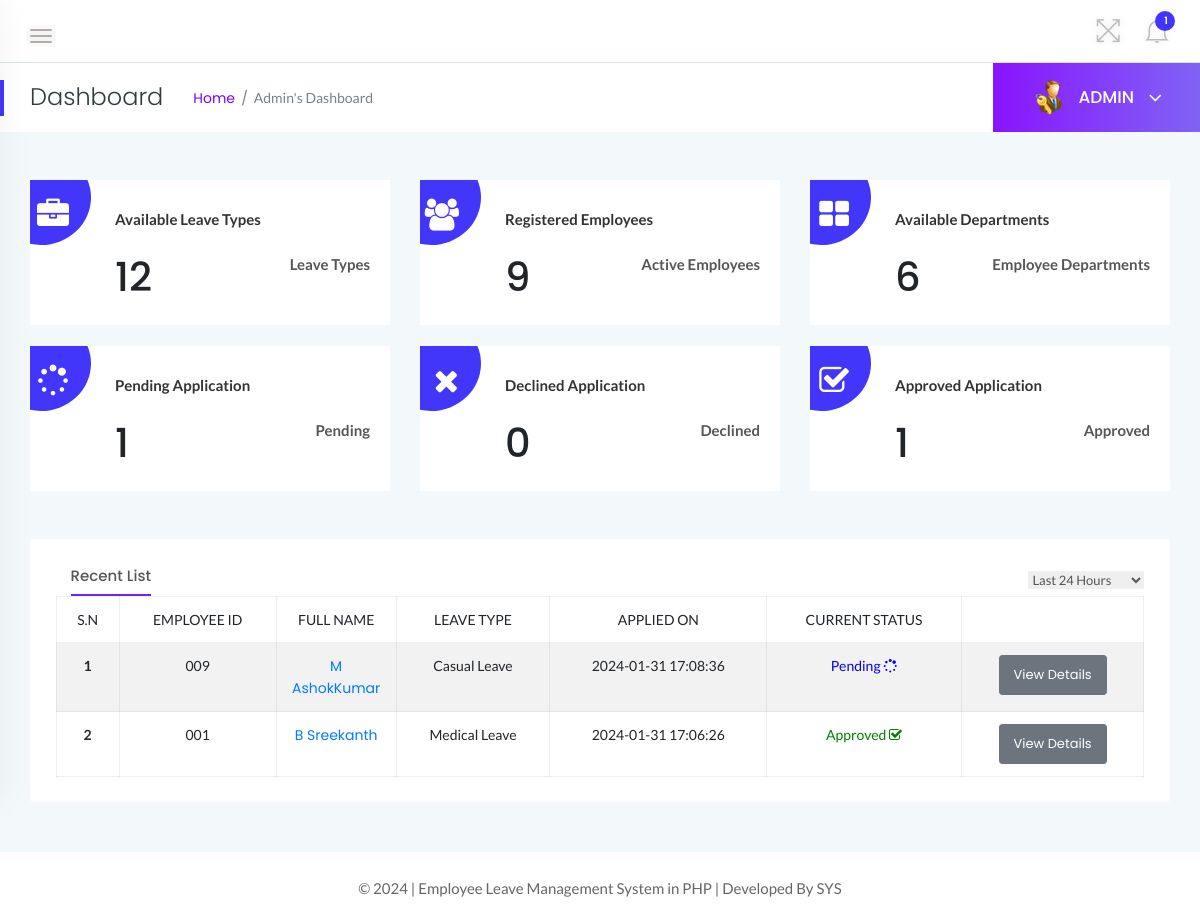
Screenshot of /admin/dashboard.php (signed in) with the database file from the repository.
### tables this page shows
CREATE TABLE `tblleaves` (
  `id` int(11) NOT NULL,
  `LeaveType` varchar(110) NOT NULL,
  `ToDate` varchar(120) NOT NULL,
  `FromDate` varchar(120) NOT NULL,
  `Description` mediumtext NOT NULL,
  `PostingDate` timestamp NOT NULL DEFAULT current_timestamp(),
  `AdminRemark` mediumtext DEFAULT NULL,
  `AdminRemarkDate` varchar(120) DEFAULT NULL,
  `Status` int(1) NOT NULL,
  `IsRead` int(1) NOT NULL,
  `empid` int(11) DEFAULT NULL
);

CREATE TABLE `tblemployees` (
  `id` int(11) NOT NULL,
  `EmpId` varchar(100) NOT NULL,
  `FirstName` varchar(150) NOT NULL,
  `LastName` varchar(150) NOT NULL,
  `EmailId` varchar(200) NOT NULL,
  `Password` varchar(180) NOT NULL,
  `Gender` varchar(100) NOT NULL,
  `Dob` varchar(100) NOT NULL,
  `Department` varchar(255) NOT NULL,
  `Address` varchar(255) NOT NULL,
  `City` varchar(200) NOT NULL,
  `Country` varchar(150) NOT NULL,
  `Phonenumber` char(11) NOT NULL,
  `Status` int(1) NOT NULL,
  `RegDate` timestamp NOT NULL DEFAULT current_timestamp()
);

### admin/dashboard.php (the view, shortened to what this page needs)
<?php
    if(strlen($_SESSION['alogin'])==0){
        header('location:index.php');
    } else {
?>
<!doctype html>
<html class="no-js" lang="en">
<head>
    <link rel="stylesheet" href="../assets/css/bootstrap.min.css">
    <link rel="stylesheet" href="../assets/css/font-awesome.min.css">
    <link rel="stylesheet" href="../assets/css/themify-icons.css">
    <link rel="stylesheet" href="../assets/css/metisMenu.css">
    <link rel="stylesheet" href="../assets/css/owl.carousel.min.css">
    <link rel="stylesheet" href="../assets/css/slicknav.min.css">
    <link rel="stylesheet" href="https://www.amcharts.com/lib/3/plugins/export/export.css" type="text/css" media="all" />
    <link rel="stylesheet" href="../assets/css/typography.css">
    <link rel="stylesheet" href="../assets/css/default-css.css">
    <link rel="stylesheet" href="../assets/css/styles.css">
    <link rel="stylesheet" href="../assets/css/responsive.css">
</head>
<body>
    <div class="page-container">
        <div class="main-content">
            <div class="header-area">
                <div class="row align-items-center">
                    <div class="col-md-6 col-sm-8 clearfix">
                        <div class="nav-btn pull-left">
                            <span></span>
                            <span></span>
                            <span></span>
                        </div>
                    </div>
                    <div class="col-md-6 col-sm-4 clearfix">
                        <ul class="notification-area pull-right">
                            <li id="full-view"><i class="ti-fullscreen"></i></li>
                            <?php include '../includes/admin-notification.php'?>
                        </ul>
                    </div>
                </div>
            </div>
            <div class="page-title-area">
                <div class="row align-items-center">
                    <div class="col-sm-6">
                        <div class="breadcrumbs-area clearfix">
                            <h4 class="page-title pull-left">Dashboard</h4>
                            <ul class="breadcrumbs pull-left">
                                <li><a href="dashboard.php">Home</a></li>
                                <li><span>Admin's Dashboard</span></li>
                            </ul>
                        </div>
                    </div>
                    <div class="col-sm-6 clearfix">
                        <div class="user-profile pull-right">
                            <img class="avatar user-thumb" src="../assets/images/admin.png" alt="avatar">
                            <h4 class="user-name dropdown-toggle" data-toggle="dropdown">ADMIN <i class="fa fa-angle-down"></i></h4>
                        </div>
                    </div>
                </div>
            </div>
            <div class="main-content-inner">
                <div class="sales-report-area mt-5 mb-5">
                    <div class="row">
                        <div class="col-md-4">
                            <div class="single-report mb-xs-30">
                                <div class="s-report-inner pr--20 pt--30 mb-3">
                                    <div class="icon"><i class="fa fa-briefcase"></i></div>
                                    <div class="s-report-title d-flex justify-content-between">
                                        <h4 class="header-title mb-0">Available Leave Types</h4>
                                    </div>
                                    <div class="d-flex justify-content-between pb-2">
                                        <h1><?php include 'counters/leavetype-counter.php'?></h1>
                                        <span>Leave Types</span>
                                    </div>
                                </div>
                            </div>
                        </div>
                        <div class="col-md-4">
                            <div class="single-report mb-xs-30">
                                <div class="s-report-inner pr--20 pt--30 mb-3">
                                    <div class="icon"><i class="fa fa-users"></i></div>
                                    <div class="s-report-title d-flex justify-content-between">
                                        <h4 class="header-title mb-0">Registered Employees</h4>
                                    </div>
                                    <div class="d-flex justify-content-between pb-2">
                                        <h1><?php include 'counters/emp-counter.php'?></h1>
                                        <span>Active Employees</span>
                                    </div>
                                </div>
                            </div>
                        </div>
                        <div class="col-md-4">
                            <div class="single-report">
                                <div class="s-report-inner pr--20 pt--30 mb-3">
                                    <div class="icon"><i class="fa fa-th-large"></i></div>
                                    <div class="s-report-title d-flex justify-content-between">
                                        <h4 class="header-title mb-0">Available Departments</h4>
                                    </div>
                                    <div class="d-flex justify-content-between pb-2">
                                        <h1><?php include 'counters/dept-counter.php'?></h1>
                                        <span>Employee Departments</span>
                                    </div>
                                </div>
                            </div>
                        </div>
                    </div>
                    <br>
                    <div class="row">
                        <div class="col-md-4">
                            <div class="single-report mb-xs-30">
                                <div class="s-report-inner pr--20 pt--30 mb-3">
                                    <div class="icon"><i class="fa fa-spinner"></i></div>
                                    <div class="s-report-title d-flex justify-content-between">
                                        <h4 class="header-title mb-0">Pending Application</h4>
                                    </div>
                                    <div class="d-flex justify-content-between pb-2">
                                        <h1><?php include 'counters/pendingapp-counter.php'?></h1>
                                        <span>Pending</span>
                                    </div>
                                </div>
                            </div>
                        </div>
                        <div class="col-md-4">
                            <div class="single-report mb-xs-30">
                                <div class="s-report-inner pr--20 pt--30 mb-3">
                                    <div class="icon"><i class="fa fa-times"></i></div>
                                    <div class="s-report-title d-flex justify-content-between">
                                        <h4 class="header-title mb-0">Declined Application</h4>
                                    </div>
                                    <div class="d-flex justify-content-between pb-2">
                                        <h1><?php include 'counters/declineapp-counter.php'?></h1>
                                        <span>Declined</span>
                                    </div>
                                </div>
                            </div>
                        </div>
                        <div class="col-md-4">
                            <div class="single-report">
                                <div class="s-report-inner pr--20 pt--30 mb-3">
                                    <div class="icon"><i class="fa fa-check-square-o"></i></div>
                                    <div class="s-report-title d-flex justify-content-between">
                                        <h4 class="header-title mb-0">Approved Application</h4>
                                    </div>
                                    <div class="d-flex justify-content-between pb-2">
                                        <h1><?php include 'counters/approvedapp-counter.php'?></h1>
                                        <span>Approved</span>
                                    </div>
                                </div>
                            </div>
                        </div>
                    </div>
                </div>
                <div class="row">
                    <div class="col-12">
                        <div class="card">
                            <div class="card-body">
							<div class="d-sm-flex justify-content-between align-items-center">
                                    <div class="trd-history-tabs">
                                        <ul class="nav" role="tablist">
                                            <li>
                                                <a class="active" data-toggle="tab" href="dashboard.php" role="tab">Recent List</a>
                                            </li>
                                        </ul>
                                    </div>
                                    <select class="custome-select border-0 pr-3">
                                        <option selected>Last 24 Hours</option>
                                    </select>
                                </div>
                                        <div class="single-table">
                                            <div class="table-responsive">
                                                <table class="table table-hover table-bordered table-striped progress-table text-center">
                                                <thead class="text-uppercase">
                                                <tr>
                                                        <td>S.N</td>
                                                        <td>Employee ID</td>
                                                        <td width="120">Full Name</td>
                                                        <td>Leave Type</td>
                                                        <td>Applied On</td>
                                                        <td>Current Status</td>
                                                        <td></td>
                                                    </tr>
                                                </thead>
                                                <tbody>
                                                <?php
                                                    $sql = "SELECT tblleaves.id as lid,tblemployees.FirstName,tblemployees.LastName,tblemployees.EmpId,tblemployees.id,tblleaves.LeaveType,tblleaves.PostingDate,tblleaves.Status from tblleaves join tblemployees on tblleaves.empid=tblemployees.id order by lid desc limit 7";
                                                    $query = $dbh -> prepare($sql);
                                                    $query->execute();
                                                    $results=$query->fetchAll(PDO::FETCH_OBJ);
                                                    $cnt=1;
                                                    if($query->rowCount() > 0){
                                                    foreach($results as $result)
                                                    {
                                                ?>
                                        <tr>
                                            <td> <b><?php echo htmlentities($cnt);?></b></td>
                                            <td><?php echo htmlentities($result->EmpId);?></td>
                                            <td><a href="update-employee.php?empid=<?php echo htmlentities($result->id);?>" target="_blank"><?php echo htmlentities($result->FirstName." ".$result->LastName);?></a></td>
                                            <td><?php echo htmlentities($result->LeaveType);?></td>
                                            <td><?php echo htmlentities($result->PostingDate);?></td>
                                            <td><?php $stats=$result->Status;
                                            if($stats==1){
                                             ?>
                                                 <span style="color: green">Approved <i class="fa fa-check-square-o"></i></span>
                                                 <?php } if($stats==2)  { ?>
                                                 <?php } if($stats==0)  { ?>
                                            <span style="color: blue">Pending <i class="fa fa-spinner"></i></span>
                                            <?php } ?>
                                             </td>
                                            <td><a href="employeeLeave-details.php?leaveid=<?php echo htmlentities($result->lid);?>" class="btn btn-secondary btn-sm">View Details</a></td>
                                            </tr>
                                                <?php $cnt++;} }?>
                                            </tbody>
                                                </table>
                                            </div>
                                        </div>
                                        </div>
                        </div>
                    </div>
                </div>
                </div>
            </div>
            <?php include '../includes/footer.php' ?>
        </div>
</body>
</html>
<?php } ?>

### rows the page displays
tblleaves: tblemployees.EmpId "009", tblemployees.FirstName+LastName "M AshokKumar", LeaveType "Casual Leave", PostingDate "2024-01-31 17:08:36", Status "Pending"
tblleaves: tblemployees.EmpId "001", tblemployees.FirstName+LastName "B Sreekanth", LeaveType "Medical Leave", PostingDate "2024-01-31 17:06:26", Status "Approved"

### other values shown
$unreadcount "1"
$leavtypcount "12"
$empcount "9"
$dptcount "6"
$leavtypcount "1"
$leavtypcount "0"
